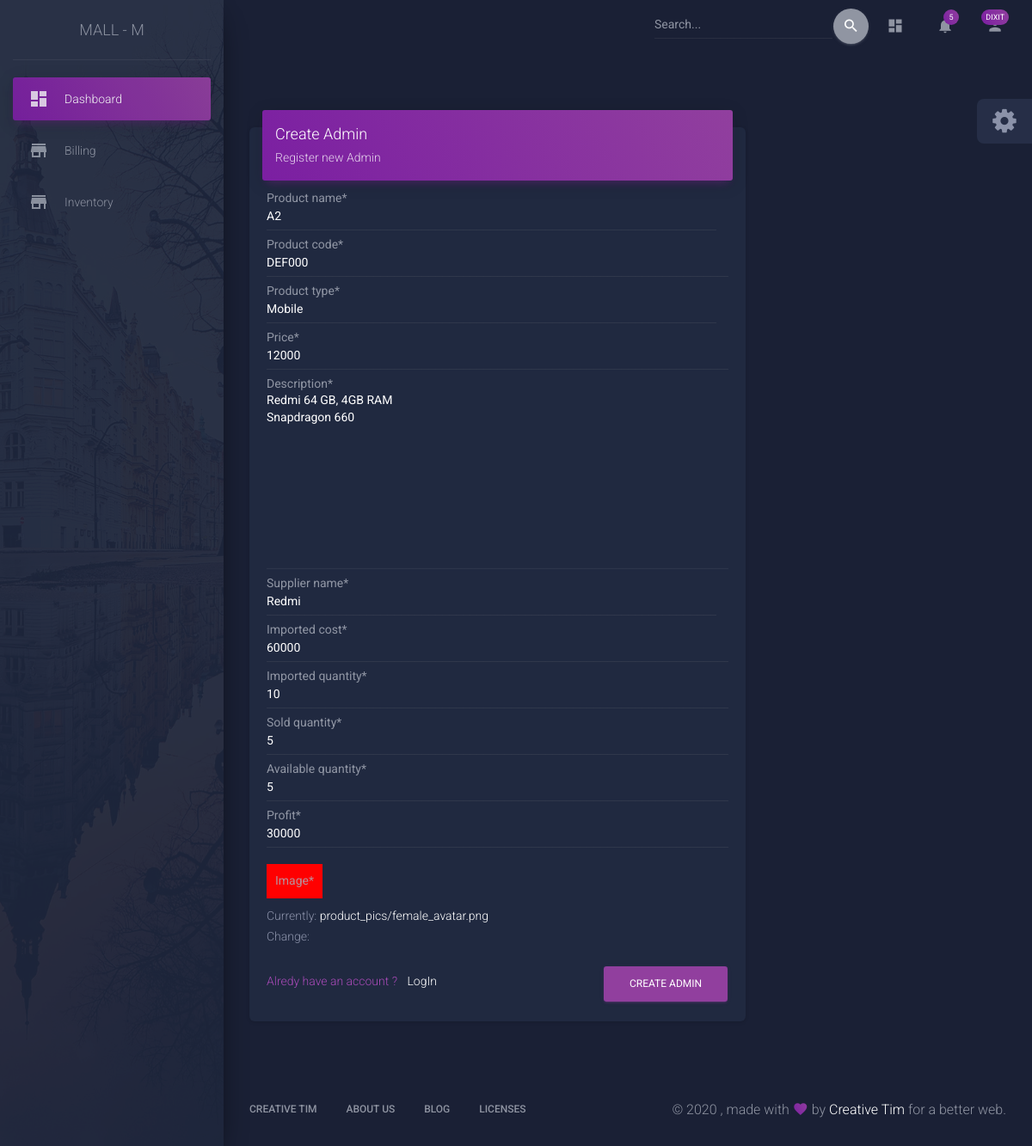
/ShowItemDetail/5/update/ (signed in), run on the app's committed database.
### madmin/models.py (models this page shows, shortened)
class Product(models.Model):
  Product_name = models.CharField(max_length=50)
  Supplier_name = models.CharField(max_length=100)
  Description = models.TextField()
  Imported_quantity = models.IntegerField()
  Imported_cost = models.BigIntegerField()
  Sold_quantity = models.IntegerField()
  Profit = models.IntegerField(default=0)
  Available_quantity = models.IntegerField()
  Price = models.IntegerField()
  Product_type = models.CharField(max_length=30)
  Image = models.ImageField(default='default.png', upload_to='product_pics')
  Product_code = models.CharField(max_length=6, default='DEF000')

### madmin/views.py (the view)
# urls.py: path('ShowItemDetail/<int:pk>/update/',ProductUpdateView.as_view(),name="UpdateProductDetail"),
class ProductUpdateView(LoginRequiredMixin,UpdateView):
  model = Product
  template_name = 'mallm/AddToInventory.html'
  fields = ['Product_name','Product_code', 'Product_type', 'Price', 'Description', 'Supplier_name', 'Imported_cost','Imported_quantity', 'Sold_quantity', 'Available_quantity', 'Imported_cost', 'Profit',  'Image']

### madmin/templates/mallm/AddToinventory.html (shortened to what this page needs)
{% extends 'mallm/common.html' %}
{% load crispy_forms_tags %}
{% block content %}
      <div class="content mt-0">
        <div class="container-fluid">
          <div class="row">
            <div class="col-md-8">
              <div class="card">
                <div class="card-header card-header-primary">
                  <h4 class="card-title">Create Admin</h4>
                  <p class="card-category">Register new Admin</p>
                </div>
                <div class="card-body">
                <form class="form-group" method="POST" enctype="multipart/form-data">
                <div class="form-group">
                  {{form|crispy}}
                  <div class="form-group">
                    <button type="submit" class="btn btn-primary pull-right">Create Admin</button>
                  </div>
                  <div class="text-primary">Alredy have an account ? <a href={% url 'login' %} class="ml-2"> LogIn </a></div>
                 </div>
                </form>
                </div>
              </div>
            </div>
          </div>
        </div>
      </div>
     {% endblock content %}

### madmin/templates/mallm/common.html (shortened to what this page needs)
{% load static %}
<!doctype html>
<html lang="en">
  <head>
    <link rel="stylesheet" href="https://maxcdn.bootstrapcdn.com/font-awesome/latest/css/font-awesome.min.css" />
    <link rel="stylesheet" href={% static 'assets/css/material-dashboard.css' %}>
  </head>
  <body class="dark-edition">
    <div class="wrapper ">
      <div class="sidebar" data-color="purple" data-background-color="black" data-image={% static 'assets/img/sidebar-2.jpg' %}>
        <div class="logo"><a href="http://www.creative-tim.com" class="simple-text logo-normal">
            Mall - m
          </a></div>
        <div class="sidebar-wrapper">
          <ul class="nav">
            <li class="nav-item active">
              <a class="nav-link" href={% url 'dashboard' %}>
                <i class="material-icons">dashboard</i>
                <p>Dashboard</p>
            </li>
             <li class="nav-item">
              <a class="nav-link" href={% url 'Adding Customer' %}>
                <i class="material-icons">store</i>
                <p>Billing</p>
            </li>
            <li class="nav-item ">
              <a class="nav-link" href={% url 'ShowInventory' %}>
                <i class="material-icons">store</i>
                <p>Inventory</p>
            </li>
          </ul>
        </div>
      </div>
      <div class="main-panel">
        <nav class="navbar navbar-expand-lg navbar-transparent navbar-absolute fixed-top " id="navigation-example">
          <div class="container-fluid">
            <div class="collapse navbar-collapse justify-content-end">
              <form class="navbar-form">
                <div class="input-group no-border">
                  <input type="text" value="" class="form-control" placeholder="Search...">
                  <button type="submit" class="btn btn-default btn-round btn-just-icon">
                    <i class="material-icons">search</i>
                    <div class="ripple-container"></div>
                  </button>
                </div>
              </form>
              <ul class="navbar-nav">
                <li class="nav-item">
                  <a class="nav-link" href="javascript:void(0)">
                    <i class="material-icons">dashboard</i>
                  </a>
                </li>
                <li class="nav-item dropdown">
                  <a class="nav-link" href="javscript:void(0)" id="navbarDropdownMenuLink" data-toggle="dropdown" aria-haspopup="true" aria-expanded="false">
                    <i class="material-icons">notifications</i>
                    <span class="notification">5</span>
                  </a>
                </li>
                <li class="nav-item dropdown">
                  <a class="nav-link" href="javscript:void(0)" id="navbarDropdownMenuLink" data-toggle="dropdown" aria-haspopup="true" aria-expanded="false">
                    <i class="material-icons">person</i>
                    <span class="notification">{{ user.username }}</span>
                  </a>
                </li>
              </ul>
            </div>
          </div>
        </nav>
<div class="card-body mt-5 mb-0">
</div>
{% block content %}
{% endblock content %}
   <footer class="footer">
        <div class="container-fluid">
          <nav class="float-left">
            <ul>
              <li>
                <a href="https://www.creative-tim.com">
                  Creative Tim
                </a>
              </li>
              <li>
                <a href="https://creative-tim.com/presentation">
                  About Us
                </a>
              </li>
              <li>
                <a href="http://blog.creative-tim.com">
                  Blog
                </a>
              </li>
              <li>
                <a href="https://www.creative-tim.com/license">
                  Licenses
                </a>
              </li>
            </ul>
          </nav>
          <div class="copyright float-right" id="date">
            , made with <i class="material-icons">favorite</i> by
            <a href="https://www.creative-tim.com" target="_blank">Creative Tim</a> for a better web.
          </div>
        </div>
      </footer>
    </div>
  </div>
  <div class="fixed-plugin">
    <div class="dropdown show-dropdown">
      <a href="#" data-toggle="dropdown">
        <i class="fa fa-cog fa-2x"> </i>
      </a>
    </div>
  </div>
</body>
</html>

### madmin/templates/mallm/common.html (style rules this page uses)
#div_id_Image label { padding: 10px; background-color: red; }
#div_id_Product_type, #div_id_Product_name,#div_id_Supplier_name { margin-right : 1em; }
#div_id_Product_type label, #div_id_Product_name label,#div_id_Supplier_name label { margin-right : 1em; }

### data on the page
Product: Product_name "A2", Product_code "DEF000", Product_type "Mobile", Price "12000", Description "Redmi 64 GB, 4GB RAM Snapdragon 660", Supplier_name "Redmi", Imported_cost "60000", Imported_quantity "10", Sold_quantity "5", Available_quantity "5", Profit "30000"

### other printed values
{{ user.username }} "DIXIT"
